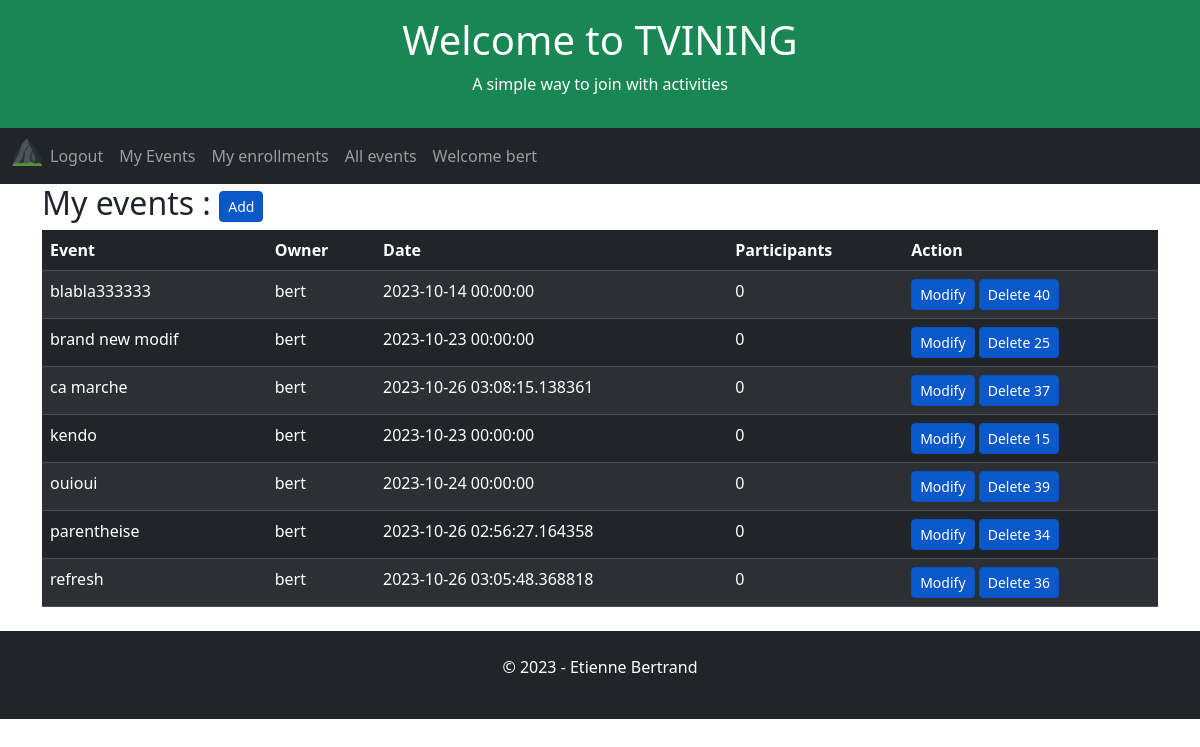
/user-events (signed in), run on an earlier commit of the app's database.
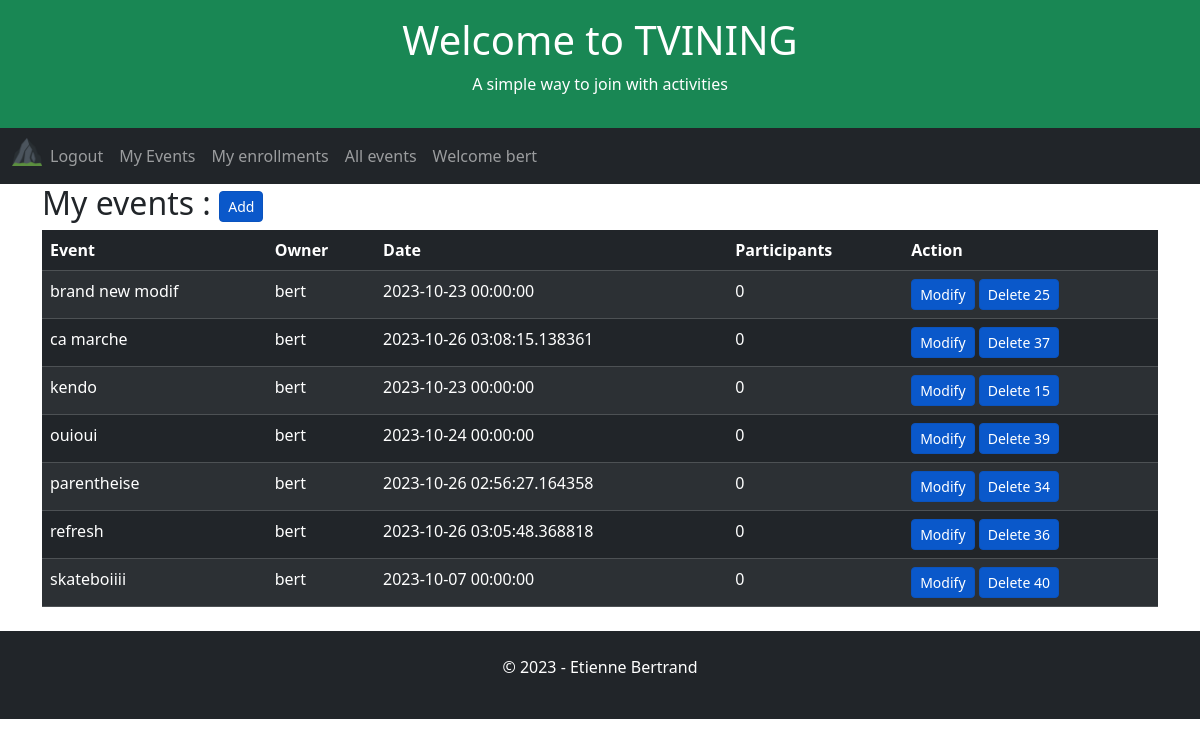
And on a later commit of the database.
### app/models.py (models this page shows, shortened)
class Event(db.Model):
    id = db.Column(db.Integer, primary_key=True)
    user_id = db.Column(db.Integer, db.ForeignKey('user.id', name='fk_event_user'), nullable=False)
    title = db.Column(db.String(255), nullable=False)
    date = db.Column(db.DateTime, index=True, default=datetime.utcnow)

### app/routes.py (the view)
@app.route('/user-events', methods=['GET', 'POST', 'UPDATE'])
@login_required
def userEvents():
    global appName, appSlogan, appTitle, db
    user_id = current_user.id
    userEvents = db.session.query(
        Event.user_id,
        Event.id,
        User.username.label("owner"),
        Event.date,
        Event.title,
        func.count(Enrollment.user_id).label('participants')
    ).outerjoin(User, Event.user_id == User.id
    ).outerjoin(Enrollment, Event.id == Enrollment.event_id
    ).filter(
        Event.user_id == user_id
    ).group_by(
        Event.user_id,
        Event.date,
        Event.title
    ).order_by(
         func.count(Enrollment.user_id).label('participants').desc(),
         Event.title
    ).all()
    return render_template(
        'user-events.html',
        appName=appName,
        appTitle=appTitle,
        appSlogan=appSlogan,
        userEvents=userEvents
    )

### app/models.py (called while the page is built)
@login.user_loader
def load_user(id):
    return User.query.get(int(id))

### app/templates/user-events.html (shortened to what this page needs)
{% extends "home.html" %}
{% block content %}
    <h2>My events : <a href="{{ url_for('event') }}" class="btn btn-primary btn-sm active" role="button" aria-pressed="true">Add</a></h2>
        <table class="table table-dark table-hover table-striped">
            <thead>
            <tr>
                <th>Event</th>
                <th>Owner</th>
                <th>Date</th>
                <th>Participants</th>
                <th>Action</th>
            </tr>
            </thead>
            <tbody>
                {% for event in userEvents %}
                    <tr>
                        <td>{{ event.title }}</td>
                        <td>{{ event.owner }}</td>
                        <td>{{ event.date }}</td>
                        {% if event.participants > 0 %}
                        <td><a href="{{ url_for('eventEnrollments') }}/{{event.id}}" aria-pressed="true">{{ event.participants }}</a></td>
                        {% else %}
                        <td>{{ event.participants }}</td>
                    {% endif %}
                        <td>
                            <a href="{{ url_for('event') }}/{{event.id}}" class="btn btn-primary btn-sm active" role="button" aria-pressed="true">Modify</a>
                            <a href="{{ url_for('event') }}" class="btn btn-primary btn-sm active" role="button" aria-pressed="true" data-bs-toggle="modal" data-bs-target="#exampleModal" data-bs-whatever="{{event.id}}" >Delete {{ event.id }}</a>
                        </td>
                    </tr>
                {% endfor %}
            </tbody>
        </table>
{% endblock %}

What changed in the data, as far as the page shows it:
changed Event id 40: title "blabla333333" → "skateboiiii"; date "2023-10-14 00:00:00" → "2023-10-07 00:00:00"; moves down the list
